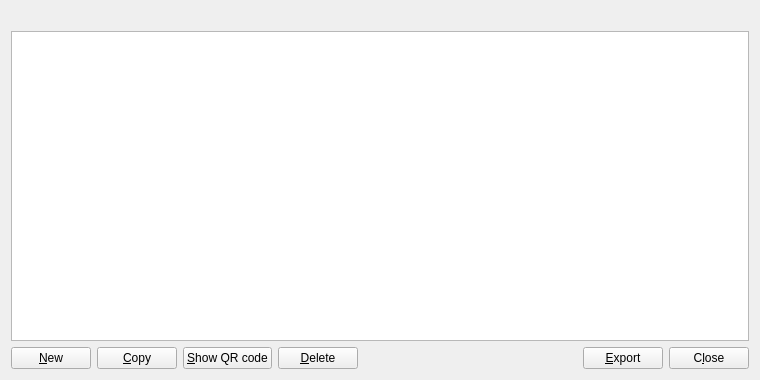
<?xml version="1.0" encoding="UTF-8"?>
<ui version="4.0">
 <class>AddressBookPage</class>
 <widget class="QWidget" name="AddressBookPage">
  <property name="geometry">
   <rect>
    <x>0</x>
    <y>0</y>
    <width>760</width>
    <height>380</height>
   </rect>
  </property>
  <layout class="QVBoxLayout" name="verticalLayout">
   <item>
    <widget class="QLabel" name="labelExplanation">
     <property name="textFormat">
      <enum>Qt::PlainText</enum>
     </property>
     <property name="wordWrap">
      <bool>true</bool>
     </property>
    </widget>
   </item>
   <item>
    <widget class="QTableView" name="tableView">
     <property name="contextMenuPolicy">
      <enum>Qt::CustomContextMenu</enum>
     </property>
     <property name="toolTip">
      <string>Right-click to edit address or label</string>
     </property>
     <property name="tabKeyNavigation">
      <bool>false</bool>
     </property>
     <property name="alternatingRowColors">
      <bool>true</bool>
     </property>
     <property name="selectionMode">
      <enum>QAbstractItemView::SingleSelection</enum>
     </property>
     <property name="selectionBehavior">
      <enum>QAbstractItemView::SelectRows</enum>
     </property>
     <property name="sortingEnabled">
      <bool>true</bool>
     </property>
     <attribute name="verticalHeaderVisible">
      <bool>false</bool>
     </attribute>
    </widget>
   </item>
   <item>
    <layout class="QHBoxLayout" name="horizontalLayout">
     <item>
      <widget class="QPushButton" name="newAddress">
       <property name="toolTip">
        <string>Create a new address</string>
       </property>
       <property name="text">
        <string>&amp;New</string>
       </property>
       <property name="autoDefault">
        <bool>false</bool>
       </property>
      </widget>
     </item>
     <item>
      <widget class="QPushButton" name="copyAddress">
       <property name="toolTip">
        <string>Copy the currently selected address to the system clipboard</string>
       </property>
       <property name="text">
        <string>&amp;Copy</string>
       </property>
       <property name="autoDefault">
        <bool>false</bool>
       </property>
      </widget>
     </item>
     <item>
      <widget class="QPushButton" name="showAddressQRCode">
       <property name="toolTip">
        <string>Show QR code for the currently selected address</string>
       </property>
       <property name="text">
        <string>&amp;Show QR code</string>
       </property>
       <property name="autoDefault">
        <bool>false</bool>
       </property>
      </widget>
     </item>
     <item>
      <widget class="QPushButton" name="deleteAddress">
       <property name="toolTip">
        <string>Delete the currently selected address from the list</string>
       </property>
       <property name="text">
        <string>&amp;Delete</string>
       </property>
       <property name="autoDefault">
        <bool>false</bool>
       </property>
      </widget>
     </item>
     <item>
      <spacer name="horizontalSpacer">
       <property name="orientation">
        <enum>Qt::Horizontal</enum>
       </property>
       <property name="sizeHint" stdset="0">
        <size>
         <width>40</width>
         <height>20</height>
        </size>
       </property>
      </spacer>
     </item>
     <item>
      <widget class="QPushButton" name="exportButton">
       <property name="toolTip">
        <string>Export the data in the current tab to a file</string>
       </property>
       <property name="text">
        <string>&amp;Export</string>
       </property>
       <property name="autoDefault">
        <bool>false</bool>
       </property>
      </widget>
     </item>
     <item>
      <widget class="QPushButton" name="closeButton">
       <property name="sizePolicy">
        <sizepolicy hsizetype="Minimum" vsizetype="Minimum">
         <horstretch>0</horstretch>
         <verstretch>0</verstretch>
        </sizepolicy>
       </property>
       <property name="text">
        <string>C&amp;lose</string>
       </property>
       <property name="autoDefault">
        <bool>false</bool>
       </property>
      </widget>
     </item>
    </layout>
   </item>
  </layout>
 </widget>
 <resources>
  <include location="../vortexa.qrc"/>
 </resources>
 <connections/>
</ui>
